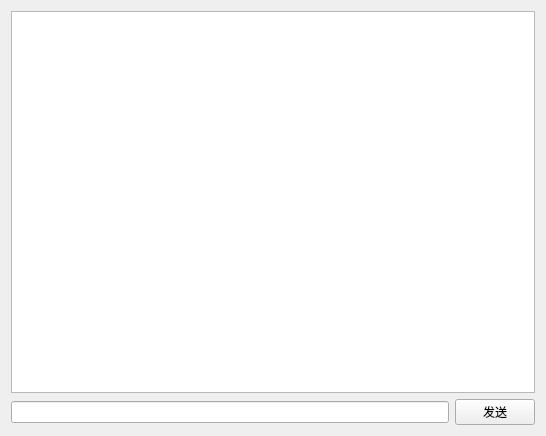
<?xml version="1.0" encoding="UTF-8"?>
<ui version="4.0">
 <class>PrivateChat</class>
 <widget class="QWidget" name="PrivateChat">
  <property name="geometry">
   <rect>
    <x>0</x>
    <y>0</y>
    <width>546</width>
    <height>436</height>
   </rect>
  </property>
  <property name="windowTitle">
   <string>Form</string>
  </property>
  <layout class="QVBoxLayout" name="verticalLayout_2">
   <item>
    <layout class="QVBoxLayout" name="verticalLayout">
     <item>
      <widget class="QTextEdit" name="showMsg_te"/>
     </item>
     <item>
      <layout class="QHBoxLayout" name="horizontalLayout">
       <item>
        <widget class="QLineEdit" name="inputMsg_le"/>
       </item>
       <item>
        <widget class="QPushButton" name="sendMgs_PB">
         <property name="text">
          <string>发送</string>
         </property>
        </widget>
       </item>
      </layout>
     </item>
    </layout>
   </item>
  </layout>
 </widget>
 <resources/>
 <connections/>
</ui>
